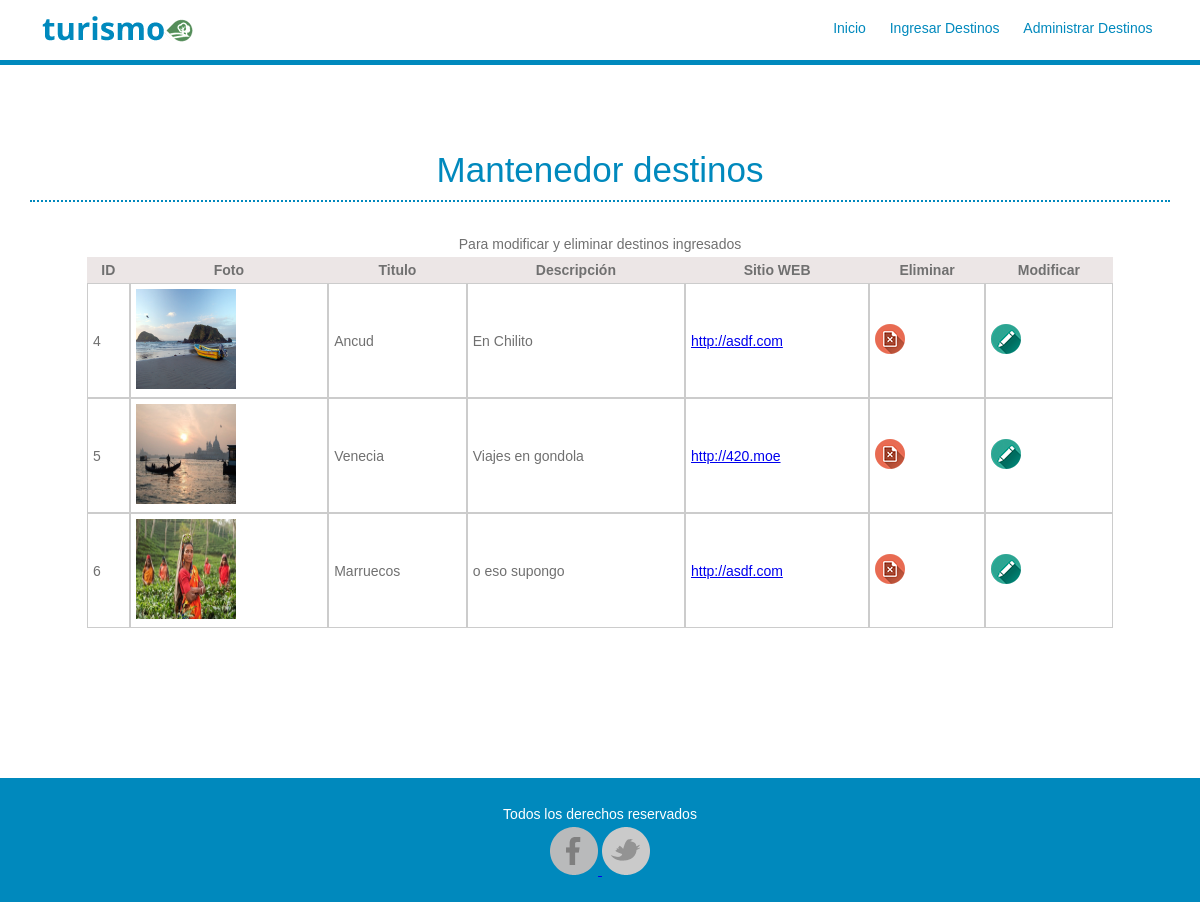
Screenshot of /admin/administrar_destinos.php with the database file from the repository.
### tables this page shows
CREATE TABLE IF NOT EXISTS `destinos` (
  `id_destino` int(11) NOT NULL,
  `imagen` char(100) NOT NULL,
  `titulo` char(150) NOT NULL,
  `descripcion` varchar(350) NOT NULL,
  `sitioweb` char(150) NOT NULL
);

### admin/administrar_destinos.php (the view, shortened to what this page needs)
    <?php include("cabecera.php") ?>
    <?php include("conexion.php") ?>
<?php
$sql= "SELECT * FROM destinos";
$respuesta=$conexion->query($sql);
?>
<section id="administrador">
 <h1> Mantenedor destinos </h1>
 <p class="centro"> Para modificar y eliminar  destinos ingresados </p>
<table width="90%" border="0" cellspacing="0" cellpadding="0" class="tabla">
  <tbody>
    <tr>
      <th scope="col">ID</th>
      <th scope="col">Foto</th>
      <th scope="col">Titulo</th>
      <th scope="col">Descripción</th>
      <th scope="col">Sitio WEB</th>
      <th scope="col">Eliminar</th>
      <th scope="col">Modificar</th>
    </tr>
         <?php while ($fila=$respuesta->fetch_assoc()) {?>
    <tr>
      <td><?php echo $fila["id_destino"] ?></td>
      <td><img src="../imagenes/destinos/<?php echo $fila["imagen"] ?>" width="100" height="100"></td>
       <td><?php echo $fila["titulo"] ?></td>
      <td><?php echo $fila["descripcion"]?></td>
      <td><a target="_blank" href="<?php echo $fila["sitioweb"] ?>"> <?php echo $fila["sitioweb"] ?></a></td>
      <td><a href="eliminar_destinos.php?id=<?php echo $fila["id_destino"] ?>"> <img src="../imagenes/iconos/eliminar.png"></a></td>
      <td><a href="modificar_destinos.php?id=<?php echo $fila["id_destino"] ?>"> <img src="../imagenes/iconos/modificar.png"></a></td>
    </tr>
  </tbody>
    <?php } ?>
</table>
</section>
<?php include("pie.php") ?>
</body>
</html>

### css/estilos.css (style rules this page uses)
* { padding:0px ; margin:0px; }
main, header, section, article, footer { display:block ; }
body { font-family:Arial, serif, sans-serif; font-size:14px; background-color: #f8f8f8; color:#707070 }
p { line-height: 1.8em; }
h1 { margin: 0 0px 30px 0; padding: 0 0 10px 0; border-bottom: 2px dotted #0089bd ; font-weight: 400; color:#0089bd; text-align:center; font-size:2.5em }

### css/estilos_admin.css (style rules this page uses)
#administrador { background-color: #ffff; padding: 150px 30px; }
.centro { text-align:center }
.tabla { width:90% ; margin:auto }
.tabla th { background-color:rgba(236,230,230,1.00); padding:5px }
.tabla td { border:1px #ccc solid; padding:5px }

### rows the page displays
destinos: id_destino "4", imagen (picture), titulo "Ancud", descripcion "En Chilito", sitioweb "http://asdf.com"
destinos: id_destino "5", imagen (picture), titulo "Venecia", descripcion "Viajes en gondola", sitioweb "http://420.moe"
destinos: id_destino "6", imagen (picture), titulo "Marruecos", descripcion "o eso supongo", sitioweb "http://asdf.com"
